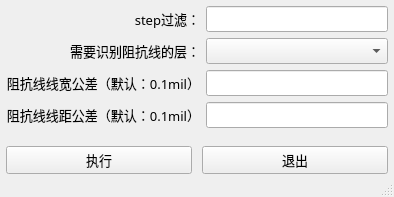
<?xml version="1.0" encoding="UTF-8"?>
<ui version="4.0">
 <class>MainWindow</class>
 <widget class="QMainWindow" name="MainWindow">
  <property name="geometry">
   <rect>
    <x>0</x>
    <y>0</y>
    <width>394</width>
    <height>196</height>
   </rect>
  </property>
  <property name="font">
   <font>
    <family>微软雅黑</family>
    <pointsize>10</pointsize>
   </font>
  </property>
  <property name="windowTitle">
   <string>挑阻抗线</string>
  </property>
  <widget class="QWidget" name="centralwidget">
   <layout class="QGridLayout" name="gridLayout">
    <property name="leftMargin">
     <number>6</number>
    </property>
    <property name="topMargin">
     <number>6</number>
    </property>
    <property name="rightMargin">
     <number>6</number>
    </property>
    <property name="bottomMargin">
     <number>0</number>
    </property>
    <item row="5" column="1">
     <widget class="QWidget" name="widget_2" native="true">
      <layout class="QHBoxLayout" name="horizontalLayout">
       <property name="spacing">
        <number>0</number>
       </property>
       <property name="leftMargin">
        <number>0</number>
       </property>
       <property name="topMargin">
        <number>0</number>
       </property>
       <property name="rightMargin">
        <number>0</number>
       </property>
       <property name="bottomMargin">
        <number>0</number>
       </property>
      </layout>
     </widget>
    </item>
    <item row="3" column="0">
     <widget class="QLabel" name="label_4">
      <property name="text">
       <string>阻抗线线距公差（默认：0.1mil）</string>
      </property>
      <property name="alignment">
       <set>Qt::AlignRight|Qt::AlignTrailing|Qt::AlignVCenter</set>
      </property>
     </widget>
    </item>
    <item row="0" column="0">
     <widget class="QLabel" name="label_9">
      <property name="text">
       <string>step过滤：</string>
      </property>
      <property name="alignment">
       <set>Qt::AlignRight|Qt::AlignTrailing|Qt::AlignVCenter</set>
      </property>
     </widget>
    </item>
    <item row="2" column="1">
     <widget class="QLineEdit" name="lineEdit_line_width_tol">
      <property name="sizePolicy">
       <sizepolicy hsizetype="Expanding" vsizetype="Preferred">
        <horstretch>0</horstretch>
        <verstretch>0</verstretch>
       </sizepolicy>
      </property>
     </widget>
    </item>
    <item row="1" column="1">
     <widget class="QComboBox" name="comboBox_work_mode">
      <property name="sizePolicy">
       <sizepolicy hsizetype="Preferred" vsizetype="Preferred">
        <horstretch>0</horstretch>
        <verstretch>0</verstretch>
       </sizepolicy>
      </property>
      <property name="maximumSize">
       <size>
        <width>16777215</width>
        <height>30</height>
       </size>
      </property>
     </widget>
    </item>
    <item row="0" column="1">
     <widget class="QLineEdit" name="lineEdit_step">
      <property name="sizePolicy">
       <sizepolicy hsizetype="Expanding" vsizetype="Preferred">
        <horstretch>0</horstretch>
        <verstretch>0</verstretch>
       </sizepolicy>
      </property>
     </widget>
    </item>
    <item row="6" column="0" colspan="2">
     <layout class="QHBoxLayout" name="horizontalLayout_3">
      <property name="spacing">
       <number>10</number>
      </property>
      <item>
       <widget class="QPushButton" name="pushButton_exec">
        <property name="sizePolicy">
         <sizepolicy hsizetype="Minimum" vsizetype="Preferred">
          <horstretch>0</horstretch>
          <verstretch>0</verstretch>
         </sizepolicy>
        </property>
        <property name="minimumSize">
         <size>
          <width>0</width>
          <height>28</height>
         </size>
        </property>
        <property name="cursor">
         <cursorShape>PointingHandCursor</cursorShape>
        </property>
        <property name="text">
         <string>执行</string>
        </property>
       </widget>
      </item>
      <item>
       <widget class="QPushButton" name="pushButton_exit">
        <property name="sizePolicy">
         <sizepolicy hsizetype="Minimum" vsizetype="Preferred">
          <horstretch>0</horstretch>
          <verstretch>0</verstretch>
         </sizepolicy>
        </property>
        <property name="cursor">
         <cursorShape>PointingHandCursor</cursorShape>
        </property>
        <property name="text">
         <string>退出</string>
        </property>
       </widget>
      </item>
     </layout>
    </item>
    <item row="4" column="1">
     <widget class="QWidget" name="widget" native="true">
      <layout class="QHBoxLayout" name="horizontalLayout_2" stretch="">
       <property name="spacing">
        <number>0</number>
       </property>
       <property name="leftMargin">
        <number>0</number>
       </property>
       <property name="topMargin">
        <number>0</number>
       </property>
       <property name="rightMargin">
        <number>0</number>
       </property>
       <property name="bottomMargin">
        <number>0</number>
       </property>
      </layout>
     </widget>
    </item>
    <item row="2" column="0">
     <widget class="QLabel" name="label_3">
      <property name="text">
       <string>阻抗线线宽公差（默认：0.1mil）</string>
      </property>
      <property name="alignment">
       <set>Qt::AlignRight|Qt::AlignTrailing|Qt::AlignVCenter</set>
      </property>
     </widget>
    </item>
    <item row="1" column="0">
     <widget class="QLabel" name="label_2">
      <property name="maximumSize">
       <size>
        <width>16777215</width>
        <height>30</height>
       </size>
      </property>
      <property name="text">
       <string>需要识别阻抗线的层：</string>
      </property>
      <property name="alignment">
       <set>Qt::AlignRight|Qt::AlignTrailing|Qt::AlignVCenter</set>
      </property>
     </widget>
    </item>
    <item row="3" column="1">
     <widget class="QLineEdit" name="lineEdit_line_spacing_tol">
      <property name="sizePolicy">
       <sizepolicy hsizetype="Expanding" vsizetype="Preferred">
        <horstretch>0</horstretch>
        <verstretch>0</verstretch>
       </sizepolicy>
      </property>
     </widget>
    </item>
   </layout>
  </widget>
  <widget class="QStatusBar" name="statusbar"/>
 </widget>
 <resources/>
 <connections/>
</ui>
